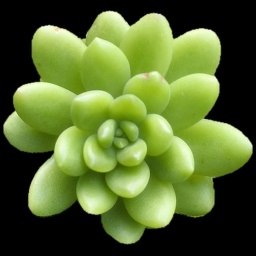
#> input picture dataset/class_000/IMG_20260225_162320.jpg, 256 x 256 px; its folder holds only this picture in this run
$ python augment.py
#> lines starting #> are read from the running program, lines starting #| are printed output that depends on the picture
import os
import cv2
import numpy as np
import random
from pathlib import Path

# ================= 配置参数 =================
INPUT_DIR = './dataset'
OUTPUT_DIR = './augmented_dataset'
MULTIPLIER = 2  # 增强倍数：1张原图 + 1张增强图 = 2张

# 增强参数
ANGLE_RANGE = (-180, 180)  # 随机旋转角度范围
SCALE_RANGE = (0.8, 1.1)   # 随机缩放比例 (0.8表示缩小并留黑边，1.1表示微微放大裁剪)
# ============================================

def get_random_augmentation(image):
    """对单张图片进行随机几何变换（旋转、缩放、翻转）"""
    h, w = image.shape[:2]
    center = (w / 2, h / 2)

    # 1. 生成随机旋转角度和缩放比例
    angle = random.uniform(*ANGLE_RANGE)
    scale = random.uniform(*SCALE_RANGE)

    # 2. 获取仿射变换矩阵
    M = cv2.getRotationMatrix2D(center, angle, scale)

    # 3. 应用仿射变换，空余部分用纯黑 (0,0,0) 填充，完美契合 SAM 的抠图
    aug_image = cv2.warpAffine(image, M, (w, h), borderValue=(0, 0, 0))

    # 4. 随机翻转 (增加镜像对称的多样性)
    flip_prob = random.random()
    if flip_prob < 0.25:
        aug_image = cv2.flip(aug_image, 1)  # 水平翻转
    elif flip_prob < 0.5:
        aug_image = cv2.flip(aug_image, 0)  # 垂直翻转
    elif flip_prob < 0.75:
        aug_image = cv2.flip(aug_image, -1) # 水平+垂直翻转
    # 剩下的 25% 概率不进行翻转

    return aug_image

def main():
    if not os.path.exists(INPUT_DIR):
        print(f"❌ 找不到输入目录: {INPUT_DIR}")
        return

    os.makedirs(OUTPUT_DIR, exist_ok=True)

    total_processed = 0
    total_generated = 0

    # 遍历 class_000 到 class_014 的所有子文件夹
    for class_folder in sorted(os.listdir(INPUT_DIR)):
        class_path = os.path.join(INPUT_DIR, class_folder)

        # 忽略 README.md 等非文件夹文件
        if not os.path.isdir(class_path):
            continue

        # 在输出目录创建对应的类别子文件夹
        out_class_path = os.path.join(OUTPUT_DIR, class_folder)
        os.makedirs(out_class_path, exist_ok=True)

        images =[f for f in os.listdir(class_path) if f.lower().endswith(('.jpg', '.jpeg', '.png'))]

        print(f"📂 正在处理 {class_folder} ... (共 {len(images)} 张原图)")

        for img_name in images:
            img_path = os.path.join(class_path, img_name)
            image = cv2.imread(img_path)
#> image is the input picture: shape (256, 256, 3); mean B, G, R 46.7, 105.6, 86.6

            if image is None:
                print(f"⚠️ 无法读取图片: {img_path}")
                continue

            # 1. 保存原图 (或者叫基础图)
            base_name = os.path.splitext(img_name)[0]
            ext = os.path.splitext(img_name)[1]

            orig_out_path = os.path.join(out_class_path, f"{base_name}_orig{ext}")
            cv2.imwrite(orig_out_path, image)
            total_generated += 1

            # 2. 生成并保存增强后的图片
            for i in range(1, MULTIPLIER):
                aug_img = get_random_augmentation(image)
                aug_out_path = os.path.join(out_class_path, f"{base_name}_aug_{i}{ext}")
                cv2.imwrite(aug_out_path, aug_img)
                total_generated += 1
#> this loop made 1 pass
#> pass 1, in get_random_augmentation, `aug_image = cv2.warpAffine(image, M, (w, h), borderValue=(0, 0, 0))`:
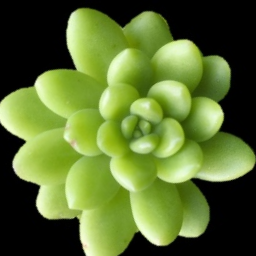
#> aug_image: shape (256, 256, 3); mean B, G, R 48.9, 110.8, 90.8
#> pass 1, in get_random_augmentation, `aug_image = cv2.flip(aug_image, 0)`:
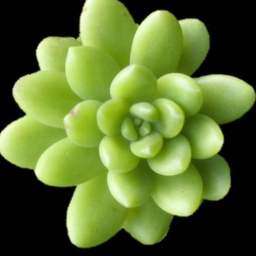
#> aug_image: shape (256, 256, 3); mean B, G, R 48.9, 110.8, 90.8
#> after the loop, total_generated = 2

            total_processed += 1
#> pass 2 of the loop in main, `for class_folder in sorted(os.listdir(INPUT_DIR)):`:
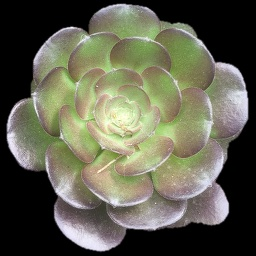
#> input picture dataset/class_001/IMG_20260225_162558.jpg, 256 x 256 px
#> in main, image is the input picture: shape (256, 256, 3); mean B, G, R 80, 97.4, 97.1
#> in main, `total_generated += 1`: total_generated = 3
#> the loop in main, `for i in range(1, MULTIPLIER):` made 1 pass
#> (M in get_random_augmentation, total_generated) on pass 1: ([[0.0534, -0.952, 243], [0.952, 0.0534, -0.675]], 4)
#> pass 1, in get_random_augmentation (call 2), `aug_image = cv2.warpAffine(image, M, (w, h), borderValue=(0, 0, 0))`:
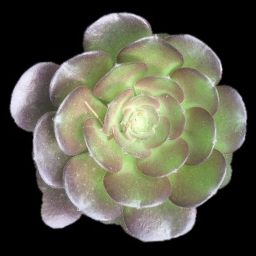
#> aug_image: shape (256, 256, 3); mean B, G, R 72.7, 88.5, 88.3
#> pass 1, in get_random_augmentation (call 2), `aug_image = cv2.flip(aug_image, 0)`:
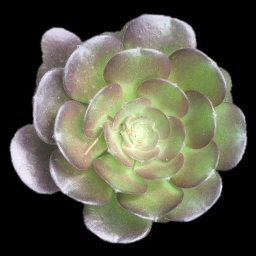
#> aug_image: shape (256, 256, 3); mean B, G, R 72.7, 88.5, 88.3
#> after the loop in main, `for i in range(1, MULTIPLIER):`: total_generated = 4

    print("-" * 40)
    print(f"✅ 数据增强完成！")
    print(f"处理原图数量: {total_processed} 张")
    print(f"最终生成总图数: {total_generated} 张 (扩充了 {MULTIPLIER} 倍)")
#| 最终生成总图数: 4 张 (扩充了 2 倍)
    print(f"增强后的数据集已保存在: {OUTPUT_DIR}")

if __name__ == "__main__":
    main()
